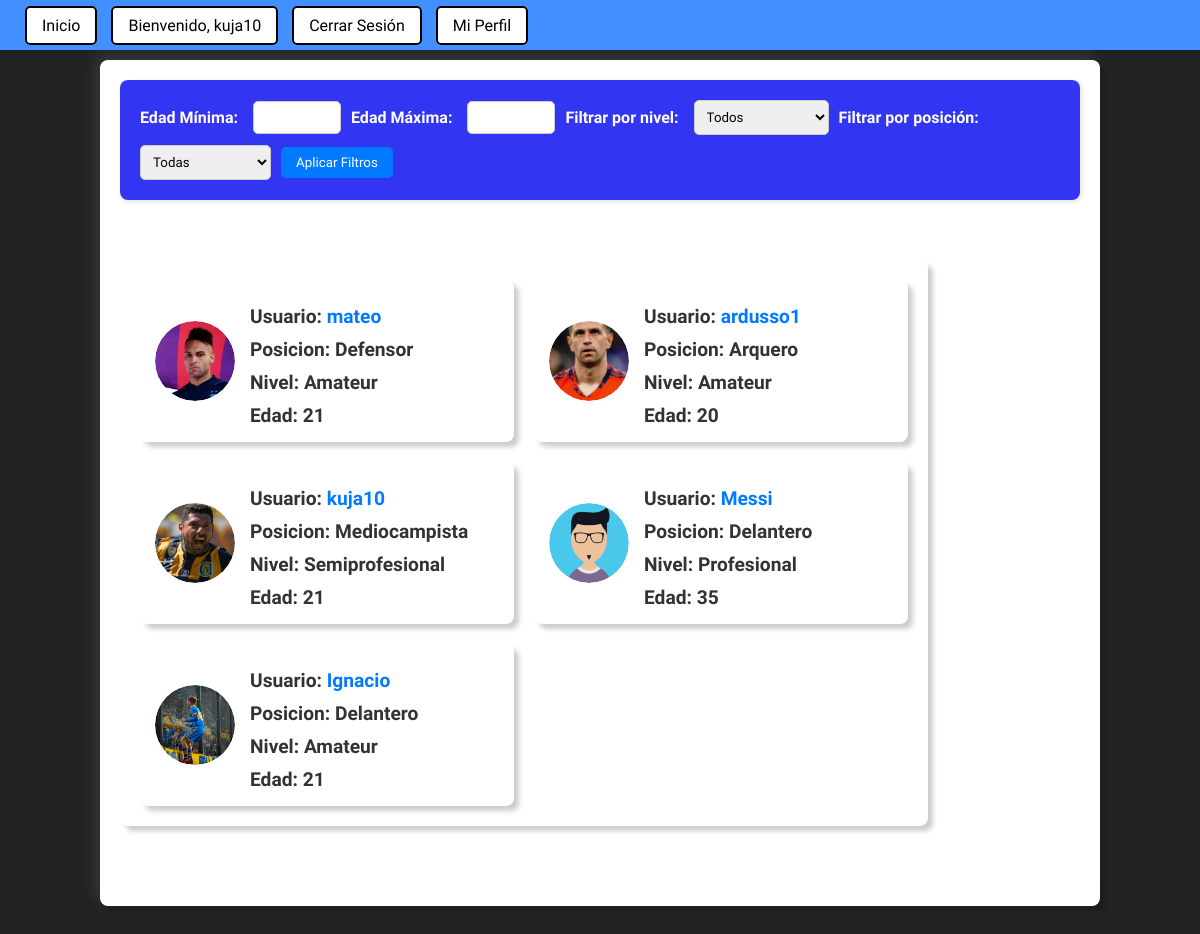
/listado-perfiles/ (signed in), run on an earlier commit of the app's database.
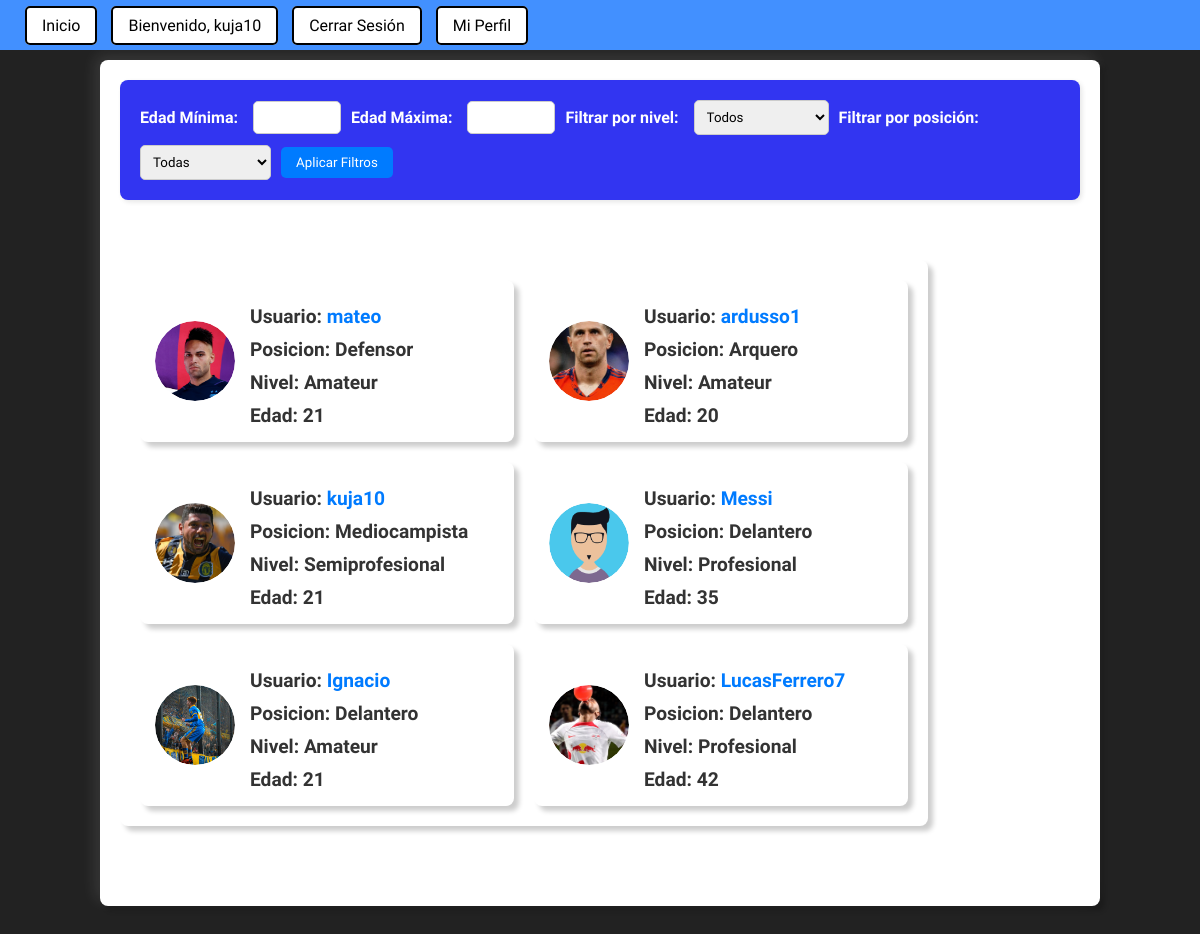
And on a later commit of the database.
### sitio/models.py (models this page shows)
class Profile(models.Model):
    user = models.ForeignKey(User, on_delete=models.CASCADE,null = True, blank = True)
    image = models.ImageField(upload_to="Profiles_Images", default='user.png')
    posicion = models.ForeignKey(Posicion, on_delete=models.CASCADE, null=True, blank=True)
    nivel = models.ForeignKey(Nivel, on_delete=models.CASCADE, null=True, blank=True)
    edad = models.IntegerField(null=True, blank=True)

class Posicion(models.Model):
    nombre = models.CharField(max_length=50, null=True, blank=True)
    def __str__(self):
        return self.nombre

class Nivel(models.Model):
    nombre = models.CharField(max_length=50, null=True, blank=True)
    def __str__(self):
        return self.nombre

### sitio/views.py (the view)
# urls.py: path('listado-perfiles/', views.listado_perfiles),
@login_required
def listado_perfiles(request):
    perfiles = Profile.objects.all()
    niveles = Nivel.objects.all()
    posiciones = Posicion.objects.all()
    edad_min = request.GET.get('edad_min')
    edad_max = request.GET.get('edad_max')
    nivel = request.GET.get('nivel')
    posicion = request.GET.get('posicion')
    if edad_min:
        perfiles = perfiles.filter(edad__gte=edad_min)
    if edad_max:
        perfiles = perfiles.filter(edad__lte=edad_max)
    if nivel:
        perfiles = perfiles.filter(nivel__nombre=nivel)
    if posicion:
        perfiles = perfiles.filter(posicion__nombre=posicion)
    return render(request, 'listado_perfiles.html', {'lista_perfiles': perfiles, 'user': request.user, 'niveles':niveles, 'posiciones':posiciones})

### sitio/templates/listado_perfiles.html (shortened to what this page needs)
{% extends 'layout.html' %}
{% load static %}
{% block contenido %}
<body>
    <div class="feed-container">
        <div class="content">
            <div class="filter-container">
                <form method="get">
                    <label for="edad_min">Edad Mínima:</label>
                    <input type="number" name="edad_min" id="edad_min" min="1" max="100" value="{{ request.GET.edad_min }}">
                    <label for="edad_max">Edad Máxima:</label>
                    <input type="number" name="edad_max" id="edad_max" min="1" max="100" value="{{ request.GET.edad_max }}">
                    <label for="nivel">Filtrar por nivel:</label>
                    <select name="nivel" id="nivel">
                        <option value="">Todos</option>
                    </select>
                    <label for="posicion">Filtrar por posición:</label>
                    <select name="posicion" id="posicion">
                        <option value="">Todas</option>
                    </select>
                    <button type="submit">Aplicar Filtros</button>
                </form>
            </div>
            <div class="feed-container" id="inicio-content">
                <div class="lista-perfiles">
                    {% for perfil in lista_perfiles %}
                        <div class="perfil">
                            <div class="user-image">
                                <img src="{{perfil.image.url}}">
                            </div>
                            <div class="datos-perfil">
                                <h3 class="perfil-user">Usuario: <a href="/profile/{{perfil.user}}">{{perfil.user}}</a></h3>
                                <h3 class="perfil-user">Posicion: {{perfil.posicion}}</h3>
                                <h3 class="perfil-user">Nivel: {{perfil.nivel}}</h3>
                                <h3 class="perfil-user">Edad: {{perfil.edad}}</h3>
                            </div>
                        </div>
                    {% endfor %}
                </div>
            </div>
        </div>
    </div>
</body>
{% endblock %}

What changed in the data, as far as the page shows it:
added Profile: image (picture), user "LucasFerrero7", posicion "Delantero", nivel "Profesional", edad "42"
